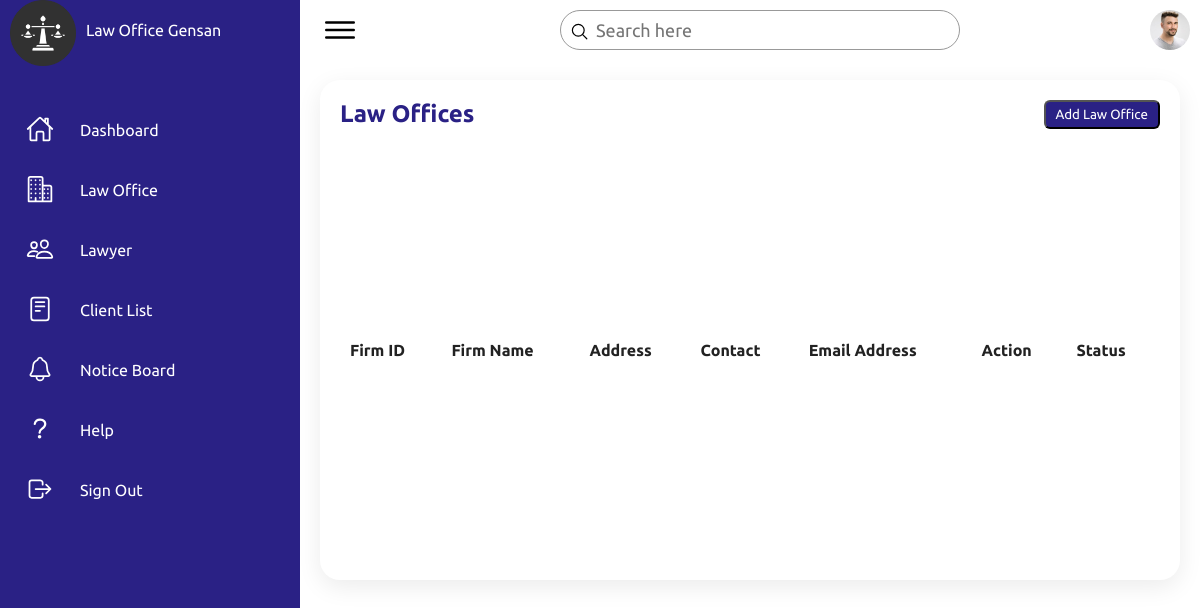
The app's page /lawyerOffice.php, older data.
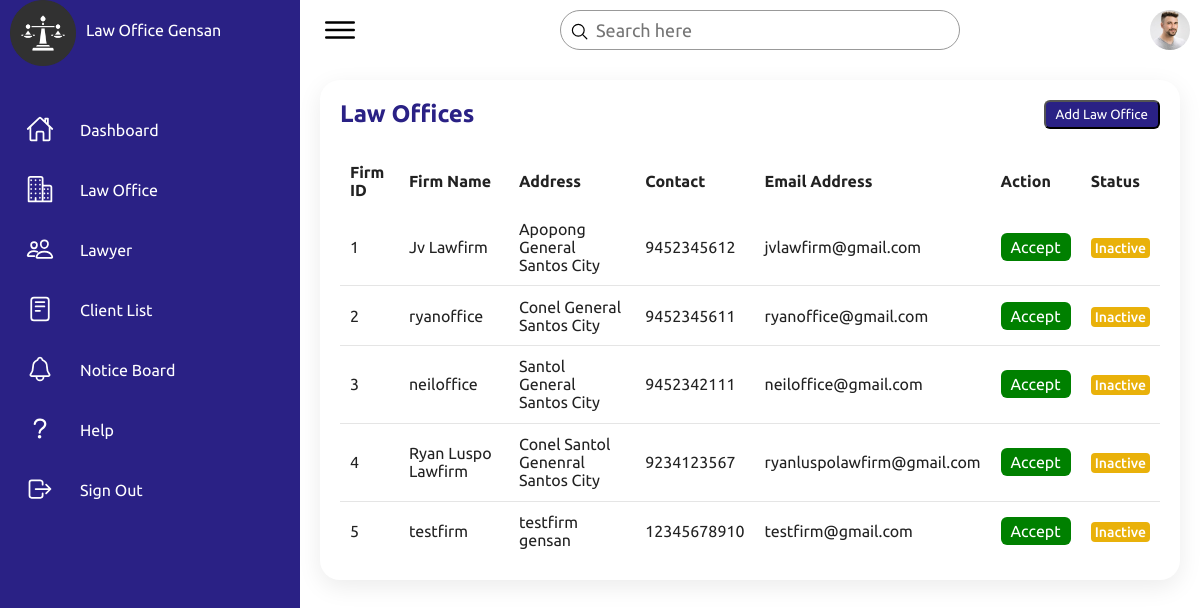
The same page, newer data.
### tables this page shows
CREATE TABLE `tbl_offices` (
  `office_id` int(11) NOT NULL,
  `office_name` varchar(244) NOT NULL,
  `office_address` varchar(244) NOT NULL,
  `office_contact` bigint(11) NOT NULL,
  `office_email` varchar(244) NOT NULL,
  `office_status` int(11) NOT NULL
);

### lawyerOffice.php (the view, shortened to what this page needs)
<?php
    include "dbconn.php";
    $sql = "SELECT * FROM tbl_offices";
    $result = mysqli_query($conn, $sql);
?>
<!DOCTYPE html>
<html lang="en">
<head>
    <link rel="stylesheet" href="assets/css/lawOffice.css">
</head>
<body>
    <div class="container">
        <div class="navigation">
            <ul>
                <li>
                    <a href="#">
                        <span class="icon">
                            <img src="assets/imgs/justice-scale.png" alt="" style="width: 66px; height: 66px;" >
                        </span>
                        <span class="title">Law Office Gensan</span>
                    </a>
                </li>
                <li>
                    <a href="Dashboard.php">
                        <span class="icon">
                            <ion-icon name="home-outline"></ion-icon>
                        </span>
                        <span class="title">Dashboard</span>
                    </a>
                </li>
                <li>
                    <a href="lawyerOffice.php">
                        <span class="icon">
                            <ion-icon name="business-outline"></ion-icon>
                        </span>
                        <span class="title">Law Office</span>
                    </a>
                </li>
                <li>
                    <a href="Lawyer.php">
                        <span class="icon">
                            <ion-icon name="people-outline"></ion-icon>
                        </span>
                        <span class="title">Lawyer</span>
                    </a>
                </li>
                <li>
                    <a href="clientlist.php">
                        <span class="icon">
                            <ion-icon name="reader-outline"></ion-icon>
                        </span>
                        <span class="title">Client List</span>
                    </a>
                </li>
                <li>
                    <a href="noticeboard.php">
                        <span class="icon">
                            <ion-icon name="notifications-outline"></ion-icon>
                        </span>
                        <span class="title">Notice Board</span>
                    </a>
                </li>
                <li>
                    <a href="#">
                        <span class="icon">
                            <ion-icon name="help-outline"></ion-icon>
                        </span>
                        <span class="title">Help</span>
                    </a>
                </li>
                <li>
                    <a href="login.php">
                        <span class="icon">
                            <ion-icon name="log-out-outline"></ion-icon>
                        </span>
                        <span class="title">Sign Out</span>
                    </a>
                </li>
            </ul>
        </div>
        <div class="main">
            <div class="topbar">
                <div class="toggle">
                    <ion-icon name="menu-outline"></ion-icon>
                </div>
                <div class="search">
                    <label>
                        <input type="text" placeholder="Search here">
                        <ion-icon name="search-outline"></ion-icon>
                    </label>
                </div>
                <div class="user">
                    <img src="assets/imgs/customer01.jpg" alt="">
                </div>
            </div>
            <div class="details">
                <div class="Appointment">
                    <div class="cardHeader">
                        <h2>Law Offices</h2>
                        <button class="btn" id="add-law-office-btn">Add Law Office</button>
                    </div>
                    <table>
                        <thead>
                            <tr>
                                <td>Firm ID</td>
                                <td>Firm Name</td>
                                <td>Address</td>
                                <td>Contact</td>
                                <td>Email Address</td>
                                <td>Action</td>
                                <td>Status</td>
                            </tr>
                        </thead>
                        <tbody>
                            <tr>
                                <?php
                                    while($row = mysqli_fetch_assoc($result))
                                    {
                                ?>
                                    <td><?php echo $row['office_id'] ?></td>
                                    <td><?php echo $row['office_name']; ?></td>
                                    <td><?php echo $row['office_address']; ?></td>
                                    <td><?php echo $row['office_contact']; ?></td>
                                    <td><?php echo $row['office_email']; ?></td>
                                    <td>
                                        <?php
                                        if($row['office_status'] == 0) {
                                            echo '<p><a href="activate.php?office_id='.$row['office_id'].'&status=1" class="method active">Accept</a></p>';
                                        }
                                        else {
                                            echo '<p><a href="activate.php?office_id='.$row['office_id'].'&status=0" class="method deactive">Deactivate</a></p>';
                                        }
                                        ?>
                                    </td>
                                    <td>
                                        <?php
                                        if($row['office_status'] == 1) {
                                        echo '<span class="status delivered">Active</span>';
                                        } else {
                                            echo '<span class="status pending">Inactive</span>';
                                        }
                                        ?>
                                    </td>
                            </tr>
                                <?php
                                    }
                                    ?>
                        </tbody>
                    </table>
                </div>
            </div>
        </div>
    </div>
</body>
</html>

### assets/css/lawOffice.css (style rules this page uses)
* { font-family: "Ubuntu", sans-serif; margin: 0; padding: 0; box-sizing: border-box; }
:root { --blue: #2a2185; --white: #fff; --gray: #f5f5f5; --black1: #222; --black2: #999; }
body { min-height: 100vh; overflow-x: hidden; }
.container { position: relative; width: 100%; }
.navigation { position: fixed; width: 300px; height: 100%; background: var(--blue); border-left: 10px solid var(--blue); transition: 0.5s; overflow: hidden; }
.navigation ul { position: absolute; top: 0; left: 0; width: 100%; }
.navigation ul li { position: relative; width: 100%; list-style: none; border-top-left-radius: 30px; border-bottom-left-radius: 30px; }
.navigation ul li:nth-child(1) { margin-bottom: 40px; pointer-events: none; }
.navigation ul li a { position: relative; display: block; width: 100%; display: flex; text-decoration: none; color: var(--white); }
.navigation ul li a .icon { position: relative; display: block; min-width: 60px; height: 60px; line-height: 75px; text-align: center; }
.navigation ul li a .icon ion-icon { font-size: 1.75rem; }
.navigation ul li a .title { position: relative; display: block; padding: 0 10px; height: 60px; line-height: 60px; text-align: start; white-space: nowrap; }
.main { position: absolute; width: calc(100% - 300px); left: 300px; min-height: 100vh; background: var(--white); transition: 0.5s; }
.topbar { width: 100%; height: 60px; display: flex; justify-content: space-between; align-items: center; padding: 0 10px; }
.toggle { position: relative; width: 60px; height: 60px; display: flex; justify-content: center; align-items: center; font-size: 2.5rem; cursor: pointer; }
.search { position: relative; width: 400px; margin: 0 10px; }
.search label { position: relative; width: 100%; }
.search label input { width: 100%; height: 40px; border-radius: 40px; padding: 5px 20px; padding-left: 35px; font-size: 18px; outline: none; border: 1px solid var(--black2); }
.search label ion-icon { position: absolute; top: 0; left: 10px; font-size: 1.2rem; }
.user { position: relative; width: 40px; height: 40px; border-radius: 50%; overflow: hidden; cursor: pointer; }
.user img { position: absolute; top: 0; left: 0; width: 100%; height: 100%; object-fit: cover; }
.details { position: relative; width: 100%; padding: 20px; }
.details .Appointment { position: relative; display: grid; min-height: 500px; background: var(--white); padding: 20px; box-shadow: 0 7px 25px rgba(0, 0, 0, 0.08); border-radius: 20px; }
.details .cardHeader { display: flex; justify-content: space-between; align-items: flex-start; }
.cardHeader h2 { font-weight: 600; color: var(--blue); }
.cardHeader .btn { position: relative; padding: 5px 10px; background: var(--blue); text-decoration: none; color: var(--white); border-radius: 6px; }
.details table { width: 100%; border-collapse: collapse; margin-top: 10px; }
.details table thead td { font-weight: 600; }
.details .Appointment table tr { color: var(--black1); border-bottom: 1px solid rgba(0, 0, 0, 0.1); }
.details .Appointment table tr:last-child { border-bottom: none; }
.details .Appointment table tr td { padding: 10px; }
.details .Appointment table tr td:last-child { text-align: left; }
.details .Appointment table tr td:nth-child(2) { text-align: left; }
.details .Appointment table tr td:nth-child(3) { text-align: left; }
.method.active { position: relative; padding: 5px 10px; background: green; text-decoration: none; color: var(--white); border-radius: 6px; cursor: pointer; }
.status.pending { padding: 2px 4px; background: #e9b10a; color: var(--white); border-radius: 4px; font-size: 14px; font-weight: 500; }

Row changes from the older to the newer data that the page shows:
added tbl_offices: office_id "1", office_name "Jv Lawfirm", office_address "Apopong General Santos City", office_contact "9452345612", office_email "jvlawfirm@gmail.com", office_status "Inactive"
added tbl_offices: office_id "2", office_name "ryanoffice", office_address "Conel General Santos City", office_contact "9452345611", office_email "ryanoffice@gmail.com", office_status "Inactive"
added tbl_offices: office_id "3", office_name "neiloffice", office_address "Santol General Santos City", office_contact "9452342111", office_email "neiloffice@gmail.com", office_status "Inactive"
added tbl_offices: office_id "4", office_name "Ryan Luspo Lawfirm", office_address "Conel Santol Genenral Santos City", office_contact "9234123567", office_email "ryanluspolawfirm@gmail.com", office_status "Inactive"
added tbl_offices: office_id "5", office_name "testfirm", office_address "testfirm gensan", office_contact "12345678910", office_email "testfirm@gmail.com", office_status "Inactive"
